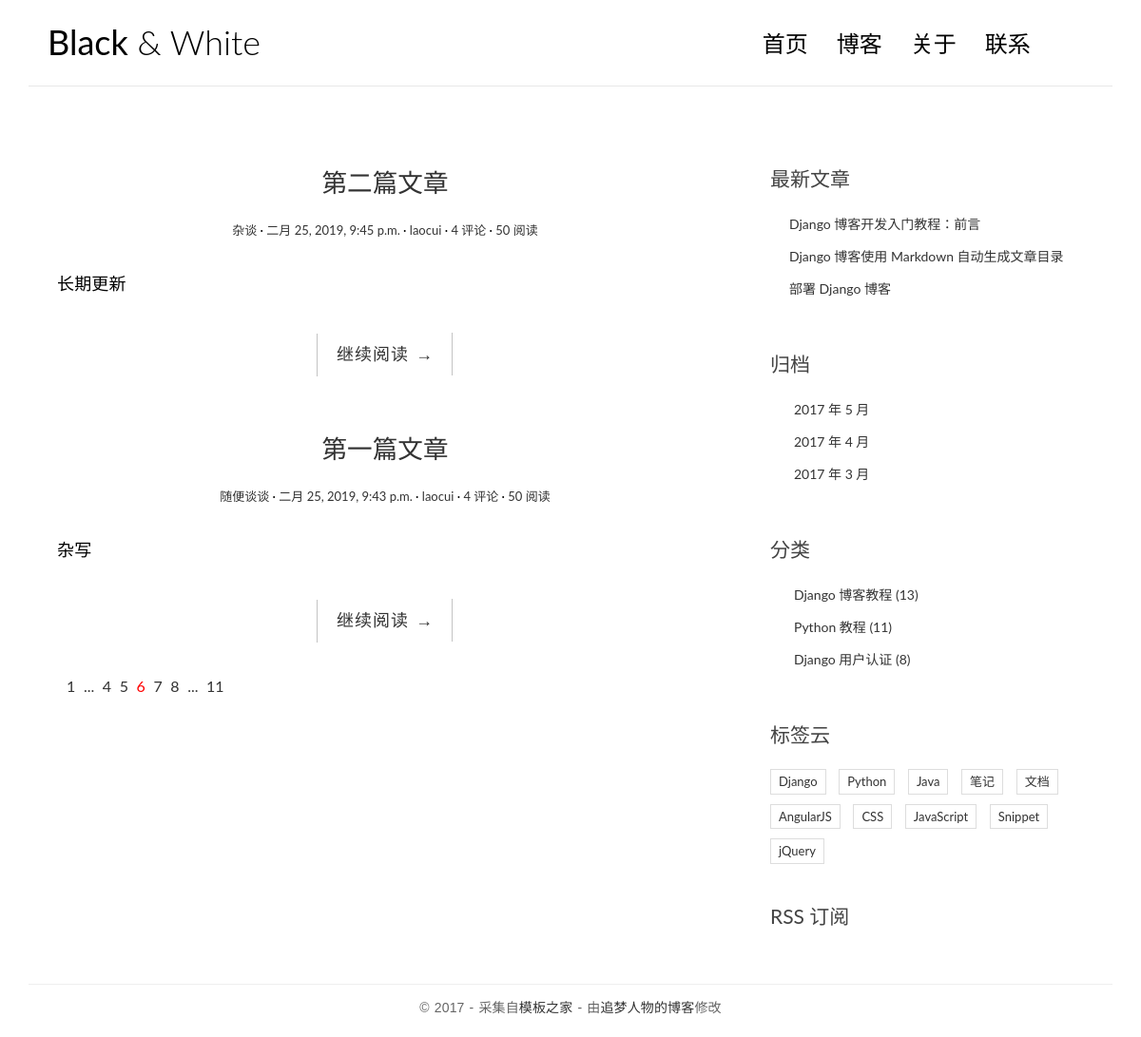
The page / on the database its author committed.
### blog/models.py (models this page shows, shortened)
@python_2_unicode_compatible
class Post(models.Model):
    def get_absolute_url(self):
        return reverse("blog:detail",kwargs={"pk":self.pk})
    objects = models.Manager()
    '''新建标题，长度设置成最大100字符串,数据结构为：charfield'''
    title = models.CharField(max_length=100)
    '''新建正文，数据结构为：textfield'''
    body = models.TextField()
    '''新建 创建时间和最后修改时间，数据结构为：datatimefield'''
    created_time = models.DateTimeField()
    modified_time = models.DateTimeField()
    '''新建 文章摘要，长度设置成最大100字符串,数据结构为：charfield
       指定 CharField 的 blank=True 参数值后就可以允许空值了
    '''
    excerpt = models.CharField(max_length=100,blank=True)
    '''新建 分类，使用外键foreignkey ,一对多'''
    category = models.ForeignKey(Category)
    '''新建 标签，使用外键manytomanyfield  ,多对多'''
    tag = models.ManyToManyField(Tag,blank=True)
    '''新建 作者，通过 ForeignKey 把文章和 User 关联了起来。(一开始忘记了导入User)
       文章作者，这里 User 是从 django.contrib.auth.models 导入的。
       django.contrib.auth 是 Django 内置的应用，专门用于处理网站用户的注册、登录等流程，
       User 是 Django 为我们已经写好的用户模型。
    '''
    author = models.ForeignKey(User)

class Category(models.Model):
    name = models.CharField(max_length=100)

### blog/views.py (the view)
# urls.py: url(r"^$",views.index,name="index")
def index(request):
    post_list = Post.objects.all().order_by("-created_time")
    return render(request,template_name="blog/index.html",context={
        "post_list": post_list,
    })

### templates/blog/index.html
{% extends 'base.html' %}
{% block main %}
    {% for post in post_list %}
    <article class="post post-{{ post.pk }}">
        <header class="entry-header">
            <h1 class="entry-title">
                <a href="{{ post.get_absolute_url }}">{{ post.title }}</a>
            </h1>
            <div class="entry-meta">
                <span class="post-category"><a href="#">{{ post.category.name }}</a></span>
                <span class="post-date"><a href="#"><time class="entry-date"
                                                          datetime="{{ post.created_time }}">{{ post.created_time }}</time></a></span>
                <span class="post-author"><a href="#">{{ post.author }}</a></span>
                <span class="comments-link"><a href="#">4 评论</a></span>
                <span class="views-count"><a href="#">50 阅读</a></span>
            </div>
        </header>
        <div class="entry-content clearfix">
            <p>{{ post.excerpt }}</p>
            <div class="read-more cl-effect-14">
                <a href="{{ post.get_absolute_url }}" class="more-link">继续阅读 <span class="meta-nav">→</span></a>
            </div>
        </div>
    </article>
    {% empty %}
    <div class="no-post">暂时还没有发布的文章！</div>
    {% endfor %}
    <div class="pagination">
        <ul>
            <li><a href="">1</a></li>
            <li><a href="">...</a></li>
            <li><a href="">4</a></li>
            <li><a href="">5</a></li>
            <li class="current"><a href="">6</a></li>
            <li><a href="">7</a></li>
            <li><a href="">8</a></li>
            <li><a href="">...</a></li>
            <li><a href="">11</a></li>
        </ul>
    </div>
{% endblock main %}

### templates/base.html (shortened to what this page needs)
{% load staticfiles %}
<!DOCTYPE html>
<html>
<head>
    <link rel="stylesheet" href="{% static 'blog/css/bootstrap.min.css' %}">
    <link rel="stylesheet" href="http://code.ionicframework.com/ionicons/2.0.1/css/ionicons.min.css">
    <link rel="stylesheet" href="{% static 'blog/css/pace.css' %}">
    <link rel="stylesheet" href="{% static 'blog/css/custom.css' %}">
    <link rel="stylesheet" href="{% static 'blog/css/highlights/github.css' %}">
</head>
<body>
<div class="container">
    <header id="site-header">
        <div class="row">
            <div class="col-md-4 col-sm-5 col-xs-8">
                <div class="logo">
                    <h1><a href="index.html"><b>Black</b> &amp; White</a></h1>
                </div>
            </div>
            <div class="col-md-8 col-sm-7 col-xs-4">
                <nav class="main-nav" role="navigation">
                    <div class="collapse navbar-collapse" id="bs-example-navbar-collapse-1">
                        <ul class="nav navbar-nav navbar-right">
                            <li class="cl-effect-11"><a href="index.html" data-hover="首页">首页</a></li>
                            <li class="cl-effect-11"><a href="full-width.html" data-hover="博客">博客</a></li>
                            <li class="cl-effect-11"><a href="about.html" data-hover="关于">关于</a></li>
                            <li class="cl-effect-11"><a href="contact.html" data-hover="联系">联系</a></li>
                        </ul>
                    </div>
                </nav>
            </div>
        </div>
    </header>
</div>
<div class="content-body">
    <div class="container">
        <div class="row">
            <main class="col-md-8">
                {% block main %}
                {% endblock main %}
            </main>
            <aside class="col-md-4">
                <div class="widget widget-recent-posts">
                    <h3 class="widget-title">最新文章</h3>
                    <ul>
                        <li>
                            <a href="#">Django 博客开发入门教程：前言</a>
                        </li>
                        <li>
                            <a href="#">Django 博客使用 Markdown 自动生成文章目录</a>
                        </li>
                        <li>
                            <a href="#">部署 Django 博客</a>
                        </li>
                    </ul>
                </div>
                <div class="widget widget-archives">
                    <h3 class="widget-title">归档</h3>
                    <ul>
                        <li>
                            <a href="#">2017 年 5 月</a>
                        </li>
                        <li>
                            <a href="#">2017 年 4 月</a>
                        </li>
                        <li>
                            <a href="#">2017 年 3 月</a>
                        </li>
                    </ul>
                </div>
                <div class="widget widget-category">
                    <h3 class="widget-title">分类</h3>
                    <ul>
                        <li>
                            <a href="#">Django 博客教程 <span class="post-count">(13)</span></a>
                        </li>
                        <li>
                            <a href="#">Python 教程 <span class="post-count">(11)</span></a>
                        </li>
                        <li>
                            <a href="#">Django 用户认证 <span class="post-count">(8)</span></a>
                        </li>
                    </ul>
                </div>
                <div class="widget widget-tag-cloud">
                    <h3 class="widget-title">标签云</h3>
                    <ul>
                        <li>
                            <a href="#">Django</a>
                        </li>
                        <li>
                            <a href="#">Python</a>
                        </li>
                        <li>
                            <a href="#">Java</a>
                        </li>
                        <li>
                            <a href="#">笔记</a>
                        </li>
                        <li>
                            <a href="#">文档</a>
                        </li>
                        <li>
                            <a href="#">AngularJS</a>
                        </li>
                        <li>
                            <a href="#">CSS</a>
                        </li>
                        <li>
                            <a href="#">JavaScript</a>
                        </li>
                        <li>
                            <a href="#">Snippet</a>
                        </li>
                        <li>
                            <a href="#">jQuery</a>
                        </li>
                    </ul>
                </div>
                <div class="rss">
                    <a href=""> RSS 订阅</a>
                </div>
            </aside>
        </div>
    </div>
</div>
<footer id="site-footer">
    <div class="container">
        <div class="row">
            <div class="col-md-12">
                <p class="copyright">&copy 2017 - 采集自<a href="http://www.cssmoban.com/"
                                                        target="_blank" title="模板之家">模板之家</a>
                    - 由<a href="http://zmrenwu.com/" title="网页模板" target="_blank">追梦人物的博客</a>修改
                </p>
            </div>
        </div>
    </div>
</footer>
</body>
</html>

### blog/static/blog/css/custom.css (style rules this page uses)
* { outline: none; }
h1, h2, h3, h4, h5, h6 { margin-top: 0; }
b { font-weight: 400; }
a { color: #333; }
body { color: #444; font-family: 'Lato', sans-serif; }
p { font-family: 'Ubuntu', sans-serif; font-weight: 400; word-spacing: 1px; letter-spacing: 0.01em; }
#site-header { background-color: #FFF; padding: 25px 20px; margin-bottom: 40px; border-bottom: 1px solid #e7e7e7; }
.logo h1 a { color: #000; }
.logo h1 { margin: 0; font-family: 'Lato', sans-serif; font-weight: 300; }
.main-nav { margin-top: 11px; max-width: 95%; }
.main-nav a { color: #000000 !important; padding: 0 0 5px 0 !important; margin-right: 30px; font-family: 'Lato', sans-serif; font-weight: 300; font-size: 24px; }
.cl-effect-11 a { padding: 10px 0; color: #0972b4; text-shadow: none; }
.cl-effect-11 a::before { position: absolute; top: 0; left: 0; overflow: hidden; padding: 0 0 5px 0 !important; max-width: 0; border-bottom: 1px solid #000; color: #000; content: attr(data-hover); white-space: nowrap; -webkit-transition: max-width 0.5s; -moz-transition: max-width 0.5s; transition: max-width 0.5s; }
.content-body { padding-bottom: 4em; }
.post { background: #fff; padding: 30px 30px 0; }
.entry-title { text-align: center; font-size: 1.9em; margin-bottom: 20px; line-height: 1.6; padding: 10px 20px 0; }
.entry-meta { text-align: center; color: #DDDDDD; font-size: 13px; margin-bottom: 30px; }
.entry-content { font-size: 18px; line-height: 1.9; font-weight: 300; color: #000; }
.post-category::after, .post-date::after, .post-author::after, .comments-link::after { content: ' ·'; color: #000; }
.read-more { font-family: 'Ubuntu', sans-serif; font-weight: 400; word-spacing: 1px; letter-spacing: 0.01em; text-align: center; margin-top: 20px; }
.cl-effect-14 a { padding: 0 20px; height: 45px; line-height: 45px; position: relative; display: inline-block; margin: 15px 25px; letter-spacing: 1px; font-weight: 400; text-shadow: 0 0 1px rgba(255, 255, 255, 0.3); }
.cl-effect-14 a::before, .cl-effect-14 a::after { position: absolute; width: 45px; height: 1px; background: #C3C3C3; content: ''; -webkit-transition: all 0.3s; -moz-transition: all 0.3s; transition: all 0.3s; pointer-events: none; }
.cl-effect-14 a::before { top: 0; left: 0; -webkit-transform: rotate(90deg); -moz-transform: rotate(90deg); transform: rotate(90deg); -webkit-transform-origin: 0 0; -moz-transform-origin: 0 0; transform-origin: 0 0; }
.cl-effect-14 a::after { right: 0; bottom: 0; -webkit-transform: rotate(90deg); -moz-transform: rotate(90deg); transform: rotate(90deg); -webkit-transform-origin: 100% 0; -moz-transform-origin: 100% 0; transform-origin: 100% 0; }
.widget { background: #fff; padding: 30px 0 0; }
.widget-title { font-size: 1.5em; margin-bottom: 20px; line-height: 1.6; padding: 10px 0 0; font-weight: 400; }
.widget-recent-posts ul { padding: 0; margin: 0; padding-left: 20px; }
.widget-recent-posts ul li { list-style-type: none; position: relative; line-height: 170%; margin-bottom: 10px; }
.widget-recent-posts ul li::before { content: '\f3d3'; font-family: "Ionicons"; position: absolute; left: -17px; top: 3px; font-size: 16px; color: #000; }
.widget-archives ul { padding: 0; margin: 0; padding-left: 25px; }
.widget-archives ul li { list-style-type: none; position: relative; line-height: 170%; margin-bottom: 10px; }
.widget-archives ul li::before { content: '\f3f3'; font-family: "Ionicons"; position: absolute; left: -25px; top: 1px; font-size: 16px; color: #000; }
.widget-category ul { padding: 0; margin: 0; padding-left: 25px; }
.widget-category ul li { list-style-type: none; position: relative; line-height: 170%; margin-bottom: 10px; }
.widget-category ul li::before { content: '\f3fe'; font-family: "Ionicons"; position: absolute; left: -25px; top: 1px; font-size: 18px; color: #000; }
.widget-tag-cloud ul { padding: 0; margin: 0; margin-right: -10px; }
.widget-tag-cloud ul li { list-style-type: none; font-size: 13px; display: inline-block; margin-right: 10px; margin-bottom: 10px; padding: 3px 8px; border: 1px solid #ddd; }
.rss { font-size: 21px; margin-top: 30px; }
.rss a { color: #444; }
#site-footer { padding-top: 10px; padding: 0 0 1.5em 0; }
.copyright { text-align: center; padding-top: 1em; margin: 0; border-top: 1px solid #eee; color: #666; }
.pagination ul { list-style: none; }
.pagination ul li { display: inline-block; font-size: 16px; margin-right: 5px; }
.current a { color: red; }

### rows shown on the page
Post: title "第二篇文章", category.name "杂谈", created_time "二月 25, 2019, 9:45 p.m.", author "laocui", excerpt "长期更新"
Post: title "第一篇文章", category.name "随便谈谈", created_time "二月 25, 2019, 9:43 p.m.", author "laocui", excerpt "杂写"
